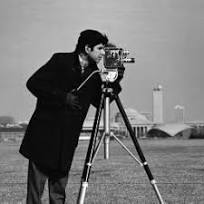
%> input picture TP_2/cameraman.jpg, 204 x 204 px, given in place of cameraman.tif, which was not available
$ octave Q8.m   (GNU Octave 9; MATLAB toolbox functions it lacks are replaced by stand-ins)
%> lines starting %> are read from the running program, lines starting %| are printed output that depends on the picture; pictures that were not available may be replaced by others from this repository, and a replacement may not be noted
%something's wrong with this question bsh 3jzt i fix it

% Charger l'image 'cameraman'
cameraman = imread('cameraman.tif');
%> cameraman is the input picture: size 204x204x3 uint8; min 0, max 255, mean 119.1

% Calculer la transformée de Fourier
TF_cameraman = fft2(double(cameraman));

% Calculer l'image module et l'image argument
module_cameraman = abs(TF_cameraman);
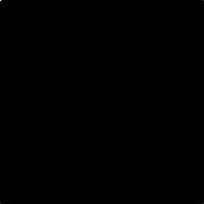
%> module_cameraman: size 204x204x3 double; min 7.59, max 4956191, mean 3680.3; drawn with min black and max white
argument_cameraman = angle(TF_cameraman);
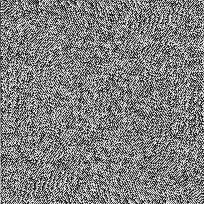
%> argument_cameraman: size 204x204x3 double; min -3.14, max 3.14, mean -1.02e-18; drawn with min black and max white

% Afficher l'image originale
figure;
imshow(cameraman);
title('Image Originale (Cameraman)');

% Afficher l'image module
figure;
imshow(log(1 + module_cameraman), []);
title('Module de TF (Cameraman)');

% Afficher l'image argument
figure;
imshow(argument_cameraman, []);
title('Argument de TF (Cameraman)');


% Charger l'image 'trui'
trui = imread('trui.tif');
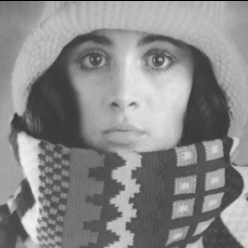
%> input picture TP_2/trui.tif, 248 x 248 px
%> trui is the input picture: size 248x248x3 uint8; min 0, max 241, mean 137

% Calculer la transformée de Fourier
TF_trui = fft2(double(trui));

% Calculer l'image module et l'image argument
module_trui = abs(TF_trui);
argument_trui = angle(TF_trui);
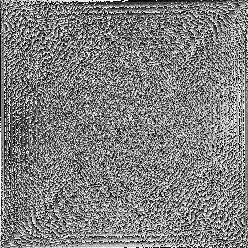
%> argument_trui: size 248x248x3 double; min -3.14, max 3.14, mean 0.000153; drawn with min black and max white

% Afficher l'image originale
figure;
imshow(trui);
title('Image Originale (Trui)');

% Afficher l'image module
figure;
imshow(log(1 + module_trui), []);
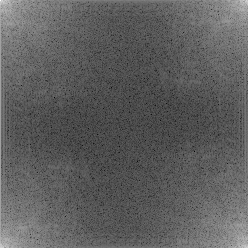
%> displayed picture: size 248x248x3, on the screen's scale of 0 to 255; min 0, max 255, mean 94.6
title('Module de TF (Trui)');

% Afficher l'image argument
figure;
imshow(argument_trui, []);
title('Argument de TF (Trui)');

% Resize argument_trui to match the size of module_cameraman
argument_trui_resized = imresize(argument_trui, size(module_cameraman));
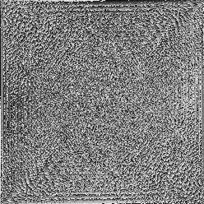
%> argument_trui_resized: size 204x204x3 double; min -3.49, max 3.55, mean -3.21e-07; drawn with min black and max white

% Construct the third image with the module of TF of 'cameraman' and the argument of 'trui'
TF_troisieme_image = module_cameraman .* exp(1i * argument_trui_resized);

% Compute the inverse Fourier transform
troisieme_image = ifft2(TF_troisieme_image);

% Display the original image (cameraman)
figure;
imshow(cameraman);
title('Image Originale (Cameraman)');

% Display the third image
figure;
imshow(abs(troisieme_image), []);
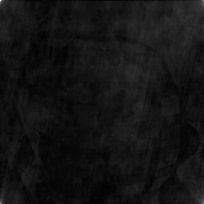
%> displayed picture: size 204x204x3, on the screen's scale of 0 to 255; min 0, max 255, mean 19.3
title('Troisième Image');
